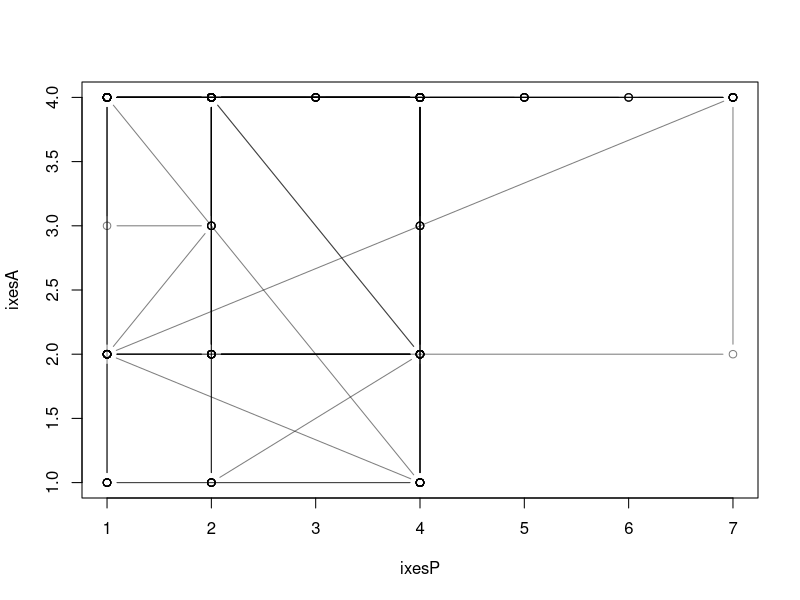
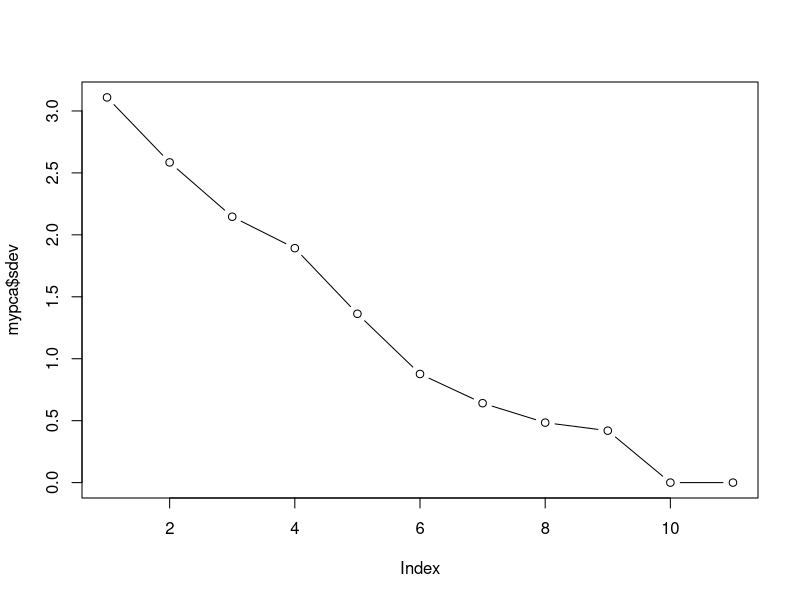
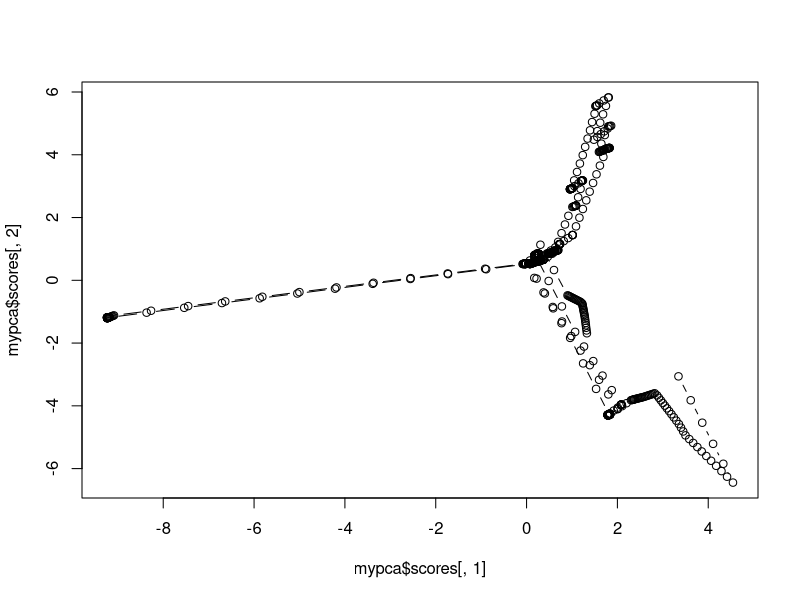

Generate these figures, in order, with R:
# to get CSSR at command line: ./CSSR alphabet.txt datafile.txt 2
library(caTools)
library(zoo)

setwd('~/Dropbox/new.projects/recurrence-bundles') 
# import sample dyad
a = read.table('low-satisfaction-dyad.txt',header=T,sep='\t',stringsAsFactors=FALSE)
# seconds into interaction, parent, adolescent
colnames(a) = list('s','P.orig','A.orig')
# a$P = gsub('P ','',a$P.orig) # remove designation (for overlap)
# a$A = gsub('A ','',a$A.orig)

# let's recode using SPAFF categories
codes = read.csv('SPAFF categories.csv',header=T,stringsAsFactors=F)
a$P = unlist(apply(a,1,function(x) {
  ix = which(codes$SPAFF.CODE==x['P.orig'])
  if (length(ix)==0) {
    print(paste('WTF:',x['P.orig']))
  } else {
    return(codes$Category[ix])
  }
}))
a$A = unlist(apply(a,1,function(x) {
  ix = which(codes$SPAFF.CODE==x['A.orig'])
  if (length(ix)==0) {
    print(paste('WTF:',x['A.orig']))
  } else {
    return(codes$Category[ix])
  }
}))

pcodes = unique(a$P) # unique SPAFF codes shown in this interaction
acodes = unique(a$A)

# the dichotomous codes
dichsP = matrix(0,nrow=dim(a)[1],ncol=length(pcodes))
dichsA = matrix(0,nrow=dim(a)[1],ncol=length(acodes))

# indices for the dichotomous codes
ixesP = unlist(lapply(a$P,function(x) {
  which(pcodes==x)
}))
ixesA = unlist(lapply(a$A,function(x) {
  which(acodes==x)
}))
plot(ixesP,ixesA,type='b',col=rgb(0,0,0,.5)) # state space

# add the 1 for the emotion
nSecs = 10
Alagged = matrix(0,nrow=nrow(dichsA)-nSecs+1,ncol=ncol(dichsA)*nSecs)
Plagged = matrix(0,nrow=nrow(dichsP)-nSecs+1,ncol=ncol(dichsP)*nSecs)
for (i in 1:length(ixesP)) {
  dichsP[i,ixesP[i]] = 1
  dichsA[i,ixesA[i]] = 1
  if (i >= nSecs) {
    Alagged[i-nSecs+1,] = as.vector(dichsA[(i-nSecs+1):i,])
    Plagged[i-nSecs+1,] = as.vector(dichsP[(i-nSecs+1):i,])
  }
}
lagged = cbind(Alagged,Plagged)
pcasol = princomp(lagged)

# put 'em together
allDat = cbind(dichsP,dichsA)

# get new score based on inversion--mean
for (i in 1:dim(allDat)[2]) {
  allDat[,i] = allDat[,i] / mean(allDat[,i])
}

# rolling mean of 60 seconds
dat = runmean(allDat,k=60)

# reduce the data...
mypca = princomp(dat)

# seek bend
plot(mypca$sdev,type='b')

# plot the "path" in lower dimensional space
plot(mypca$scores[,1],mypca$scores[,2],type='b')

# see how emotions load
row.names(mypca$loadings) = c(pcodes,acodes)

write.table(file='alphabet_txt',t(unique(ixesP)),row.names=F,col.names=F)
write.table(file='data_txt',t(ixesP),row.names=F,col.names=F)
